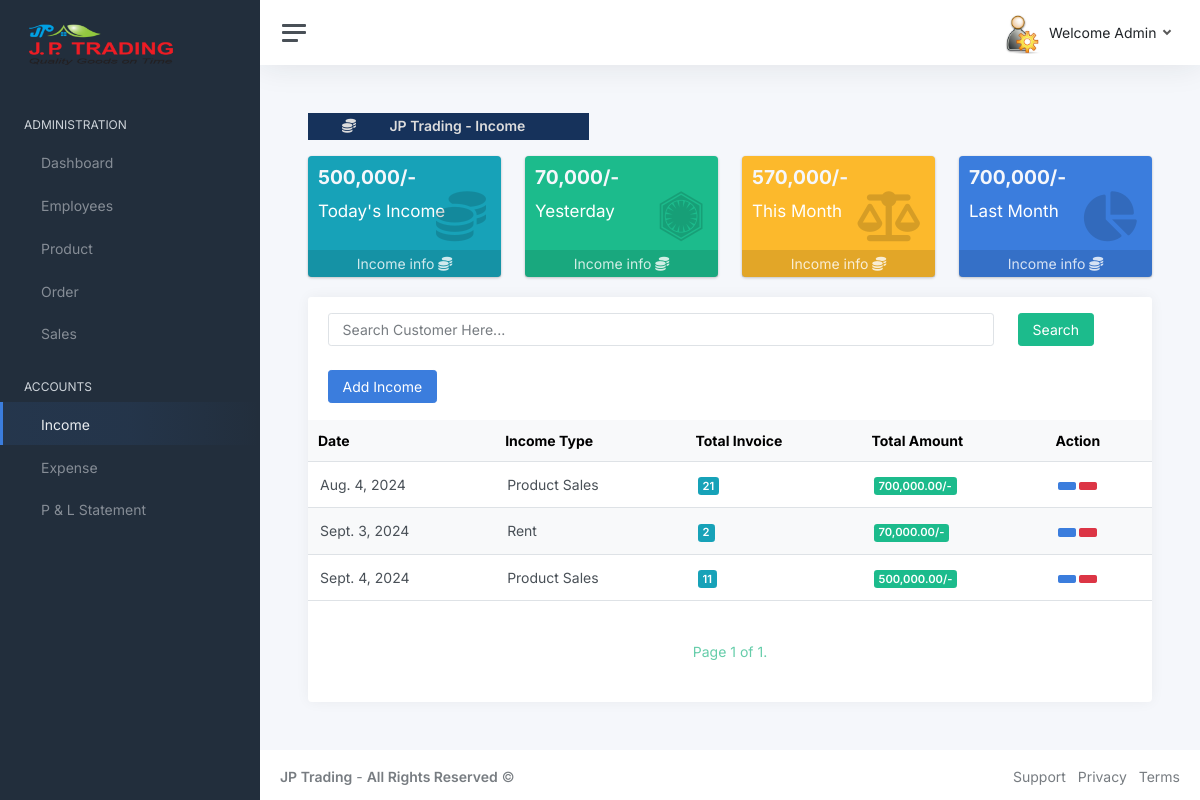
/income/income-list/ (signed in), run on the app's committed database.
### income/models.py (models this page shows)
class Income(models.Model):
    from_date = models.DateField(blank=True, null=True)
    to_date = models.DateField(blank=True, null=True)
    date = models.DateField(blank=True, null=True)
    income_type = models.CharField(max_length=100, choices=INCOME_TYPE, default="Product Sales")
    total_invoice = models.IntegerField(blank=True, null=True)
    amount = models.DecimalField(decimal_places=2, max_digits=20, blank=True, null=True)

### income/views.py (the view, shortened to what this page needs)
# urls.py: path("income-list/", views.IncomeList.as_view(), name="income_list"),
@method_decorator(login_required(login_url="user_login"), name="dispatch")
class IncomeList(View):
    def get(self, request):
        income = Income.objects.all().order_by("-id")
        today_income = Income.objects.filter(date = today).aggregate(Sum("amount"))
        yesterday_income = Income.objects.filter(date = yesterday).aggregate(Sum("amount"))
        this_month_income = Income.objects.filter(date__gte = this_month).aggregate(Sum("amount"))
        last_month_income = Income.objects.filter(date__lte = last_month).aggregate(Sum("amount"))
        paginator = Paginator(income, 30)
        page_number = request.GET.get("page")
        income = paginator.get_page(page_number)
        context = {
            "income": income,
            "today_income": today_income,
            "yesterday_income": yesterday_income,
            "this_month_income": this_month_income,
            "last_month_income": last_month_income
        }
        return render(request, "income_list.html", context)

### income/templates/income_list.html (shortened to what this page needs)
{% extends 'base.html' %}
{% block content %}
<main class="content">
    <div class="container-fluid p-0">
      <div class="col-md-4">
         <h1 id="section_title" class="h3 mb-3"><strong><i class="fas fa-coins"></i> JP Trading - Income </strong></h1>
       </div>
        <div class="row">
         <div class="col-lg-3 col-6">
           <div class="small-box bg-info">
             <div class="inner">
               {% if today_income.amount__sum %}
                  <h3>{{ today_income.amount__sum }}/-</h3>
               {% else %}
                  <h3>0.0/-</h3>
               {% endif %}
               <p>Today's Income</p>
             </div>
             <div class="icon">
              <i class="	fas fa-coins"></i>
             </div>
             <a href="#" class="small-box-footer">Income info <i class="fas fa-coins"></i></a>
           </div>
         </div>
         <div class="col-lg-3 col-6">
           <div class="small-box bg-success">
             <div class="inner">
               {% if yesterday_income.amount__sum %}
                  <h3>{{ yesterday_income.amount__sum }}/-</h3>
               {% else %}
                  <h3>0.0/-</h3>
               {% endif %}
               <p>Yesterday</p>
             </div>
             <div class="icon">
              <i class="fab fa-first-order"></i>
             </div>
             <a href="#" class="small-box-footer">Income info <i class="fas fa-coins"></i></a>
           </div>
         </div>
         <div class="col-lg-3 col-6">
           <div class="small-box bg-warning">
             <div class="inner">
               {% if this_month_income.amount__sum %}
                  <h3>{{ this_month_income.amount__sum }}/-</h3>
               {% else %}
                  <h3>0.0/-</h3>
               {% endif %}
               <p>This Month</p>
             </div>
             <div class="icon">
              <i class="fas fa-balance-scale"></i>
             </div>
             <a href="#" class="small-box-footer">Income info <i class="fas fa-coins"></i></a>
           </div>
         </div>
         <div class="col-lg-3 col-6">
           <div class="small-box bg-primary">
             <div class="inner">
               {% if last_month_income.amount__sum %}
                  <h3>{{ last_month_income.amount__sum }}/-</h3>
               {% else %}
                  <h3>0.0/-</h3>
               {% endif %}
               <p>Last Month</p>
             </div>
             <div class="icon">
              <i class="fas fa-chart-pie"></i>
             </div>
             <a href="#" class="small-box-footer">Income info <i class="fas fa-coins"></i></a>
           </div>
         </div>
       </div>
       <div class="row">
          <div class="col-12 col-lg-12 col-xxl-9 d-flex">
             <div class="card flex-fill">
                <div class="card-header">
                  <form class="mb-4" method="GET">
                     <div class="row">
                        <div class="col-md-10">
                           <input class="form-control" name="search" placeholder="Search Customer Here...">
                        </div>
                        <div class="col-md-2">
                           <button class="btn btn-success">Search</button>
                        </div>
                     </div>
                   </form>
                  <a href="{% url 'add_income' %}"><button type="submit" class="btn btn-primary">
                     Add Income</button></a>
                </div>
                <table class="table table-hover my-0">
                   <thead>
                      <tr>
                         <th>Date</th>
                         <th class="d-none d-xl-table-cell">Income Type</th>
                         <th class="d-none d-xl-table-cell">Total Invoice</th>
                         <th class="d-none d-xl-table-cell">Total Amount</th>
                         <th class="d-none d-xl-table-cell">Action</th>
                      </tr>
                   </thead>
                   <tbody>
                    {% for i in income %}
                      <tr>
                         <td>{{ i.date }}</td>
                         <td>{{ i.income_type }}</td>
                         <td><span class="badge bg-info">{{ i.total_invoice }}</span></td>
                         <td><span class="badge bg-success">{{ i.amount }}/-</span></td>
                         <td>
                           <a href="{% url 'update_income' i.id %}"><button type="submit" class="btn btn-primary btn-sm"></button></a>
                           <a href="{% url 'delete_income' i.id %}"><button type="submit" class="btn btn-danger btn-sm"></button></a>
                        </td>
                      </tr>
                      {% endfor %}
                   </tbody>
                </table>
                <div class="pagination">
                  <span class="step-links">
                      <span class="current">
                          Page {{ income.number }} of {{ income.paginator.num_pages }}.
                      </span>
                  </span>
              </div>
             </div>
          </div>
       </div>
    </div>
 </main>
{% endblock %}

### core/templates/header.html (shortened to what this page needs)
{% load static %}
<!DOCTYPE html>
<html lang="en">
    <head>
        <link rel="stylesheet" href="https://code.ionicframework.com/ionicons/2.0.1/css/ionicons.min.css">
        <link rel="stylesheet" href="https://cdnjs.cloudflare.com/ajax/libs/font-awesome/6.6.0/css/all.min.css">
        <link href="{% static 'css/app.css' %}" rel="stylesheet">
    </head>
    <body>
        <div class="wrapper">
            <nav id="sidebar" class="sidebar js-sidebar">
                <div class="sidebar-content js-simplebar">
                    <a class="sidebar-brand" href="{% url 'index' %}">
                        <img src="{% static 'img/avatars/logo.png' %}" at="Logo" style="height:100%; width: 160px;">
                    </a>
                    {% with request.resolver_match.url_name as url_name %}
                    <ul class="sidebar-nav">
                        {% if not user.is_superuser %}
                        <li class="sidebar-header">
                            ADMINISTRATION
                        </li>
                        <li class="{% if url_name == "index" %}sidebar-item active{% endif %}">
                            <a class="sidebar-link" href="{% url 'index' %}">
                            <i class="align-middle" data-feather="sliders"></i> <span class="align-middle">Dashboard</span>
                            </a>
                        </li>
                        <li class="{% if url_name == "employee_list" %}sidebar-item active{% endif %}">
                            <a class="sidebar-link" href="{% url 'employee_list' %}">
                            <i class="align-middle" data-feather="users"></i> <span class="align-middle">Employees</span>
                            </a>
                        </li>
                        <li class="{% if url_name == "product_list" %}sidebar-item active{% endif %}">
                            <a class="sidebar-link" href="{% url 'product_list' %}">
                            <i class="align-middle" data-feather="gift"></i> <span class="align-middle">Product</span>
                            </a>
                        </li>
                        <li class="{% if url_name == "order_list" %}sidebar-item active{% endif %}">
                            <a class="sidebar-link" href="{% url 'order_list' %}">
                            <i class="align-middle" data-feather="shopping-cart"></i> <span class="align-middle">Order</span>
                            </a>
                        </li>
                        <li class="{% if url_name == "sales_list" %}sidebar-item active{% endif %}">
                            <a class="sidebar-link" href="{% url 'sales_list' %}">
                            <i class="align-middle" data-feather="folder"></i> <span class="align-middle">Sales</span>
                            </a>
                        </li>
                        {% else %}
                        <li class="sidebar-header">
                            ADMINISTRATION
                        </li>
                        <li class="{% if url_name == "index" %}sidebar-item active{% endif %}">
                            <a class="sidebar-link" href="{% url 'index' %}">
                             <span class="align-middle">Dashboard</span>
                            </a>
                        </li>
                        <li class="{% if url_name == "employee_list" %}sidebar-item active{% endif %}">
                            <a class="sidebar-link" href="{% url 'employee_list' %}">
                             <span class="align-middle">Employees</span>
                            </a>
                        </li>
                        <li class="{% if url_name == "product_list" %}sidebar-item active{% endif %}">
                            <a class="sidebar-link" href="{% url 'product_list' %}">
                             <span class="align-middle">Product</span>
                            </a>
                        </li>
                        <li class="{% if url_name == "order_list" %}sidebar-item active{% endif %}">
                            <a class="sidebar-link" href="{% url 'order_list' %}">
                             <span class="align-middle">Order</span>
                            </a>
                        </li>
                        <li class="{% if url_name == "sales_list" %}sidebar-item active{% endif %}">
                            <a class="sidebar-link" href="{% url 'sales_list' %}">
                             <span class="align-middle">Sales</span>
                            </a>
                        </li>
                        <li class="sidebar-header">
                            ACCOUNTS
                        </li>
                        <li class="{% if url_name == "income_list" %}sidebar-item active{% endif %}">
                            <a class="sidebar-link" href="{% url 'income_list' %}">
                             <span class="align-middle">Income</span>
                            </a>
                        </li>
                        <li class="{% if url_name == "expense_list" %}sidebar-item active{% endif %}">
                            <a class="sidebar-link" href="{% url 'expense_list' %}">
                             <span class="align-middle">Expense</span>
                            </a>
                        </li>
                        <li class="{% if url_name == "prfit_loss" %}sidebar-item active{% endif %}">
                            <a class="sidebar-link" href="{% url 'prfit_loss' %}">
                             <span class="align-middle">P  & L Statement</span>
                            </a>
                        </li>
                        {% endif %}
                    </ul>
                    {% endwith %}
                </div>
            </nav>
            <div class="main">
                <nav class="navbar navbar-expand navbar-light navbar-bg">
                    <a class="sidebar-toggle js-sidebar-toggle">
                    <i class="hamburger align-self-center"></i>
                    </a>
                    <div class="navbar-collapse collapse">
                        <ul class="navbar-nav navbar-align">
                            <li class="nav-item dropdown">
                                <a class="nav-link dropdown-toggle d-none d-sm-inline-block" href="#" data-bs-toggle="dropdown">
                                <img src="{% static 'img/avatars/super_admin.jpeg' %}" class="avatar img-fluid rounded me-1" alt="Charles Hall" /> <span class="text-dark">Welcome {{ user.username |capfirst }}</span>
                                </a>
                            </li>
                        </ul>
                    </div>
                </nav>

### data on the page
Income: date "Aug. 4, 2024", income_type "Product Sales", total_invoice "21", amount "700,000.00"
Income: date "Sept. 3, 2024", income_type "Rent", total_invoice "2", amount "70,000.00"
Income: date "Sept. 4, 2024", income_type "Product Sales", total_invoice "11", amount "500,000.00"

### other printed values
{{ user.username |capfirst }} "Admin"
{{ today_income.amount__sum }} "500,000"
{{ yesterday_income.amount__sum }} "70,000"
{{ this_month_income.amount__sum }} "570,000"
{{ last_month_income.amount__sum }} "700,000"
{{ income.number }} "1"
{{ income.paginator.num_pages }} "1"
